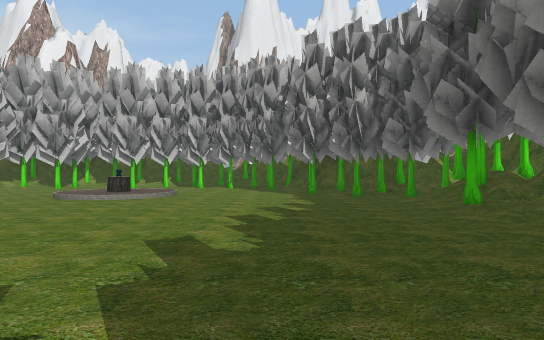
[1] (above)

17 first-person views from a walk through a scene from a Unity 3-D project. The camera is 1.5 m above the floor, looks level and sees 75° across. The floor is counted in squares, 2.59 m on a side. Each view is taken from the middle of a square. On the plan, view 1 faces up. The plan holds only what a view shows up to about 10 squares ahead; the rest is blank. The place goes on beyond the plan. The player character is not drawn. Some surface patterns are stand-ins.

[2]
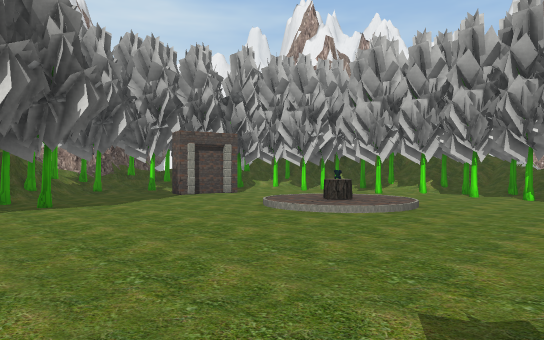

[3]
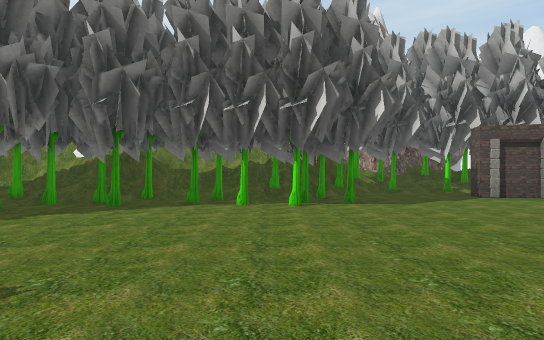

[4]
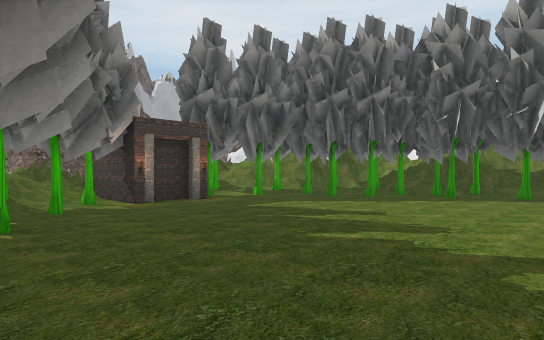

[5]
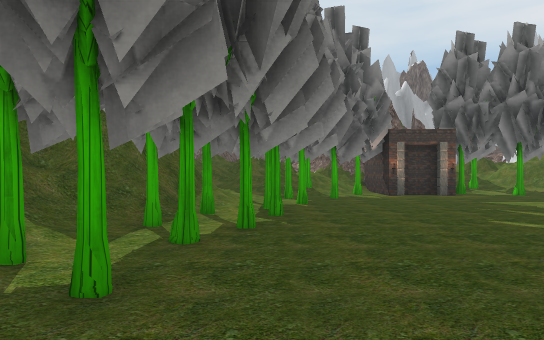

[6]
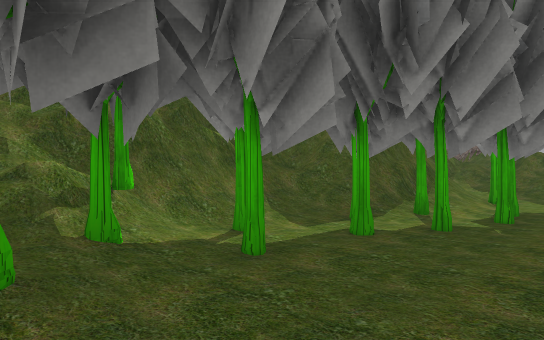

[7]
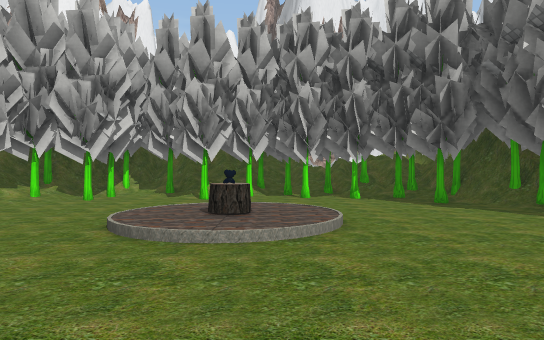

[8]
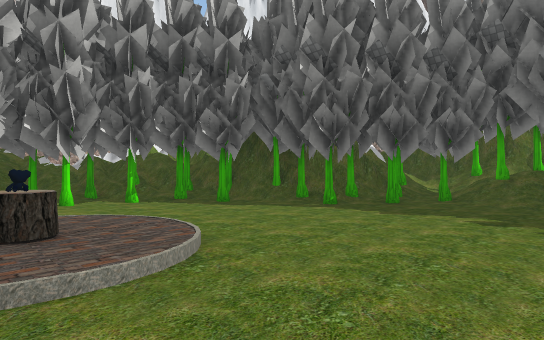

[9]
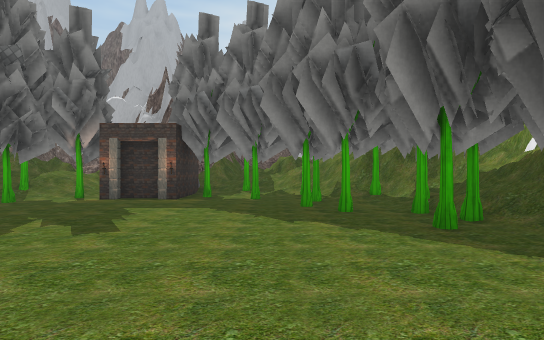

[10]
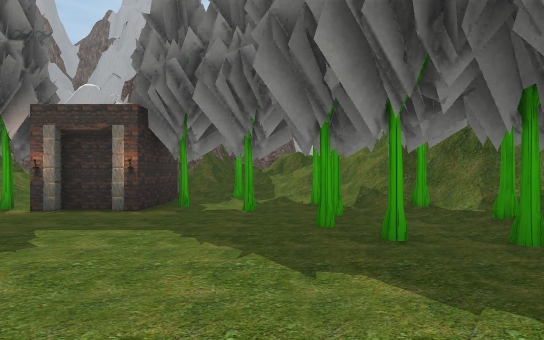

[11]
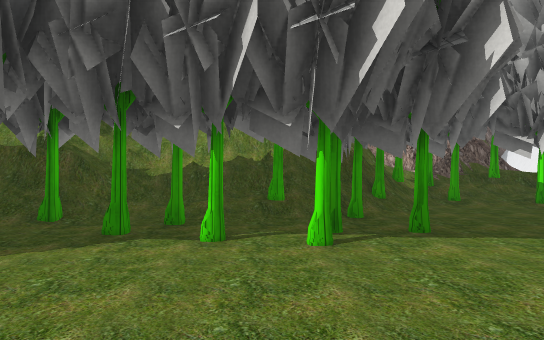

[12]
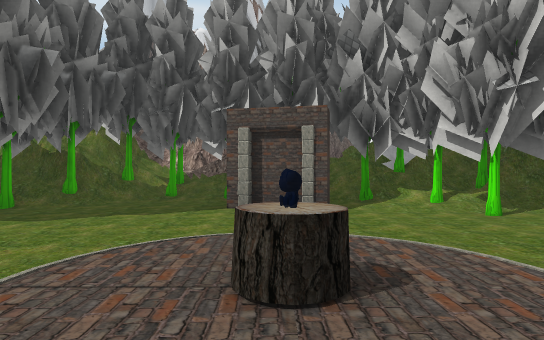

[13]
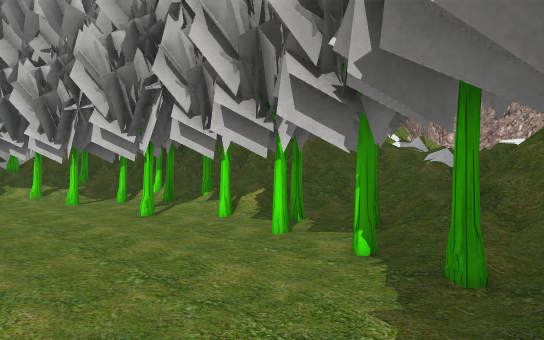

[14]
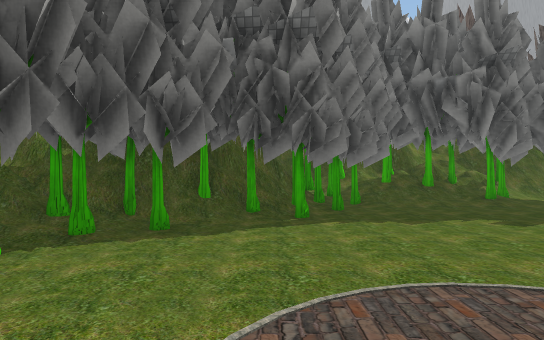

[15]
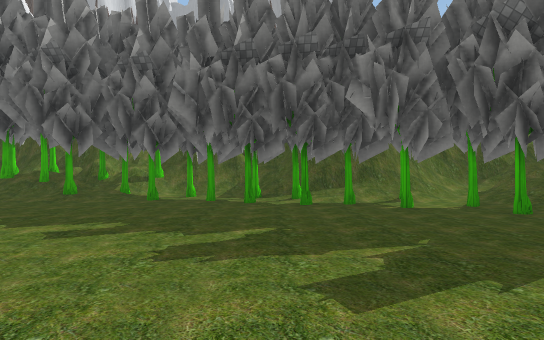

[16]
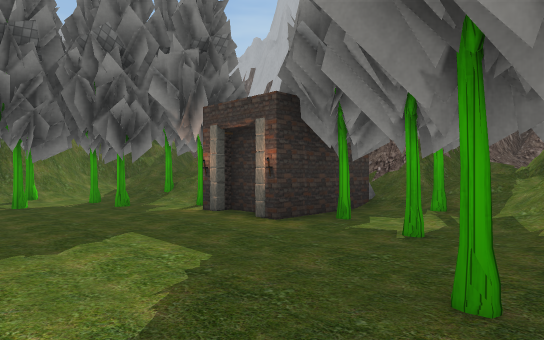

[17]
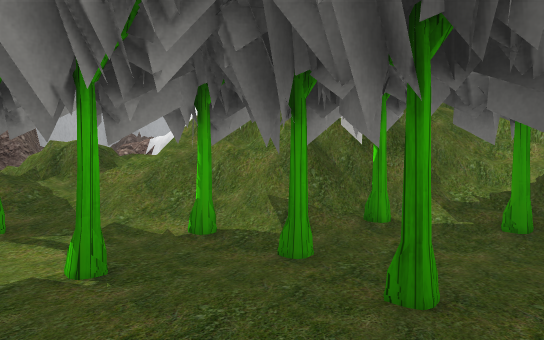

### Floor plan
Key: @ floor where view 1 was taken; # wall or solid block; . main floor; : floor 0.25 m higher than the main floor; + floor 1.5 m higher than the main floor; / step, stairs or slope; = window, fence, low wall or low ledge; T tree; O other object.
Columns run from 11 left of view 1 to 6 right of it. Each row starts with its distance up from view 1.
 17         ###
 16         # #
 15        ##/=
 14        #//#
 13     ####//= #
 12   ###TTTTTT=##
 11  ##TT..T.TTTT#
 10 #=TTT......TT####
  9 #=TOO..//...TT#/=#
  8 ##TTO./:O/...TTT/#
  7 #TT....//.....T/T#
  6 #TT...........TT##
  5 #=T/..........TT=#
  4 ###TTT......../T##
  3   ##TT........TT##
  2   #/TT........T/#
  1   #/T........TT/#
  0   #=#T.....@.T/##
 -1   ###TT.....TT/#
 -2    ##TT.....TT/#
 -3     #TTT.OOT#//##
 -4     ##T/T## T//##
 -5      # //##  ===
 -6      #==/# #=
 -7      # +##
 -8      # =#
 -9       ###

Where each view was taken, in squares from view 1:
view 1: 0 up, 0 right, facing up
view 2: 3 up, 0 right, facing up-left
view 3: 3 up, 0 right, facing left
view 4: 3 up, 2 right, facing down-left
view 5: 5 up, 2 right, facing down
view 6: 5 up, 1 right, facing down-right
view 7: 4 up, 3 left, facing up
view 8: 5 up, 4 left, facing up-right
view 9: 4 up, 4 left, facing down
view 10: 2 up, 4 left, facing down
view 11: 3 up, 3 left, facing left
view 12: 8 up, 2 left, facing left
view 13: 9 up, 0 right, facing up-left
view 14: 9 up, 4 left, facing right
view 15: 1 up, 4 left, facing right
view 16: 0 up, 5 left, facing down-right
view 17: 1 down, 3 left, facing down-left
